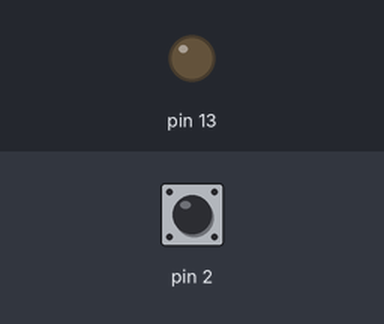
A sketch run on a simulated Arduino Uno, built with avr-gcc and run on an emulated ATmega328P. On the bench: output pins drawn as LEDs (lit = HIGH). Inputs (shaded band) come from the test bench; at power-on: pin 2 HIGH. The board resets itself during the run and starts again.

Above: at 1.2 s.
1.3 s: pin 2 pulled LOW for 0.15 s
At 2.4 s:
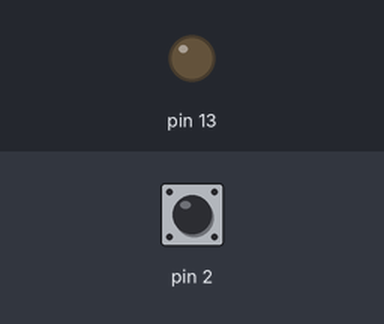
2.9 s: pin 2 pulled LOW for 3.2 s
At 4.1 s:
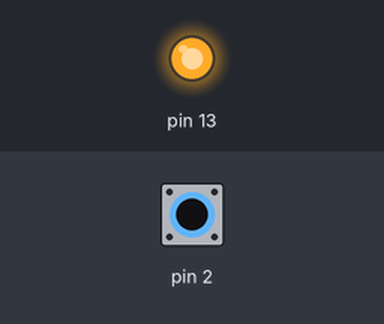
Timing chart, 0 to 6.4 s (numbered marks = the images above; inputs shaded):
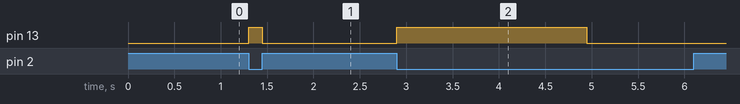

The sketch:

Watchdog_Timer.ino
```cpp
// Tác dụng: giám sát và chống treo chương trình.
#include <avr/wdt.h>

void setup() {
    pinMode(2, INPUT_PULLUP);
    attachInterrupt(digitalPinToInterrupt(2), myISR, FALLING);
    pinMode(13, OUTPUT);  // Chân 13 để lấy led
    wdt_disable();        // Tắt watchdog timer
}

void loop() {
    while(1) {
      digitalWrite(13, LOW);
    } // Đứng yên - lặp vô hạn (Để tạo lỗi test watchdog)
}

void myISR() {
    digitalWrite(13, HIGH);
    wdt_enable(WDTO_2S);  // Bắt đầu bật watchdog timer (Sau 2s không phản hồi thì tắt chương trình)
    while(digitalRead(2) == 0);
    wdt_disable();
}
```

Measured:
- after the input at 1.3 s, pin 13: LOW → HIGH at once, → LOW 0.15 s later
- after the input at 2.9 s, pin 13: LOW → HIGH at once, → LOW 2.0 s later
